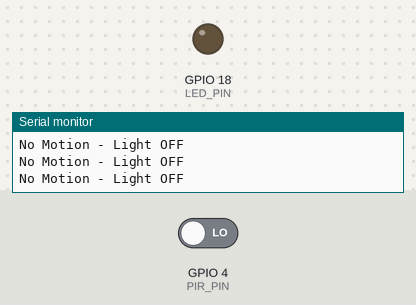
A sketch run on a simulated ESP32. On the bench: output pins drawn as LEDs (lit = HIGH), the last lines printed to the serial monitor. The test bench sets the inputs (shaded band); at power-on: GPIO 4 (PIR_PIN) LOW.

Above: at 1.2 s.
1.3 s: GPIO 4 (PIR_PIN) driven HIGH
At 2.0 s:
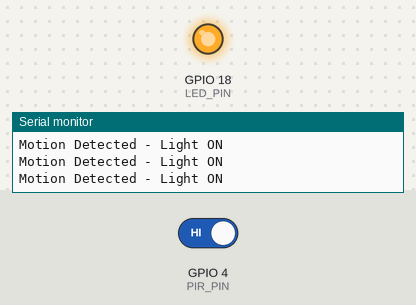
2.8 s: GPIO 4 (PIR_PIN) driven LOW
At 3.2 s:
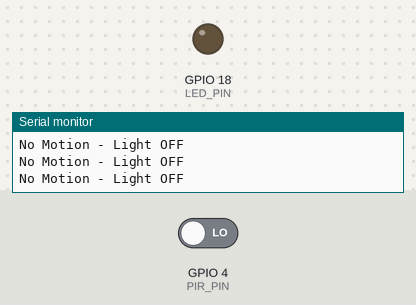
Timing chart, 0 to 5.8 s (numbered marks = the images above; inputs shaded):
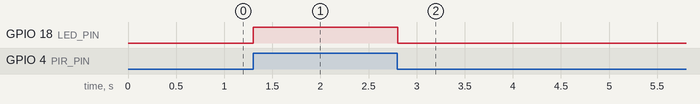

Measured:
- after the input at 1.3 s, GPIO 18 (LED_PIN): LOW → HIGH at once
- after the input at 2.8 s, GPIO 18 (LED_PIN): HIGH → LOW at once

The sketch:

Motion_Sensor_Program.ino
```cpp
#define PIR_PIN 4
#define LED_PIN 18

void setup()
{
  Serial.begin(115200);

  pinMode(PIR_PIN, INPUT);
  pinMode(LED_PIN, OUTPUT);

  digitalWrite(LED_PIN, LOW);

  Serial.println("Smart Room Light Started");
}

void loop()
{
  int motion = digitalRead(PIR_PIN);

  if (motion == HIGH)
  {
    digitalWrite(LED_PIN, HIGH);

    Serial.println("Motion Detected - Light ON");
  }
  else
  {
    digitalWrite(LED_PIN, LOW);

    Serial.println("No Motion - Light OFF");
  }

  delay(100);
}
```
